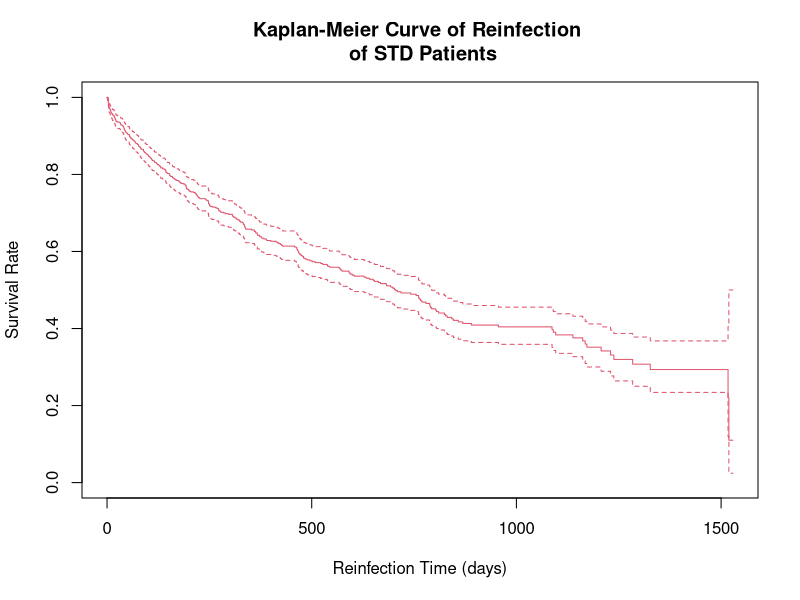
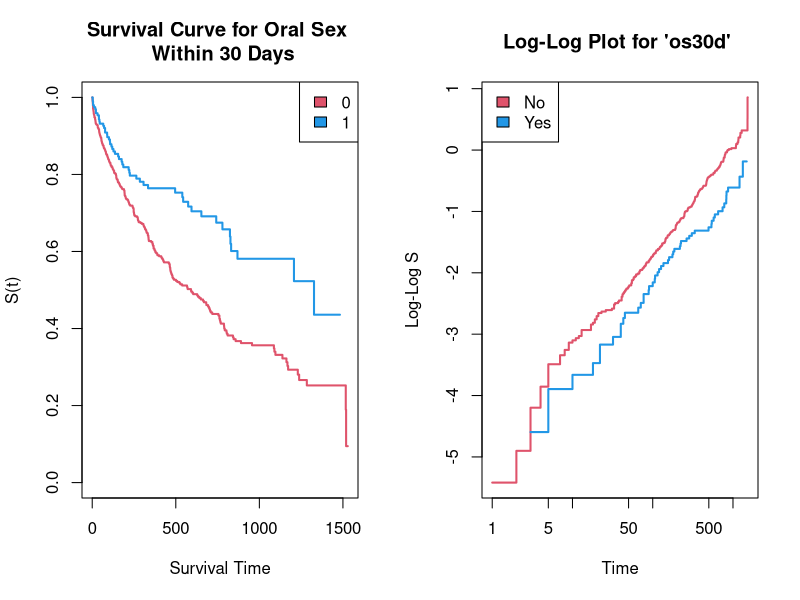
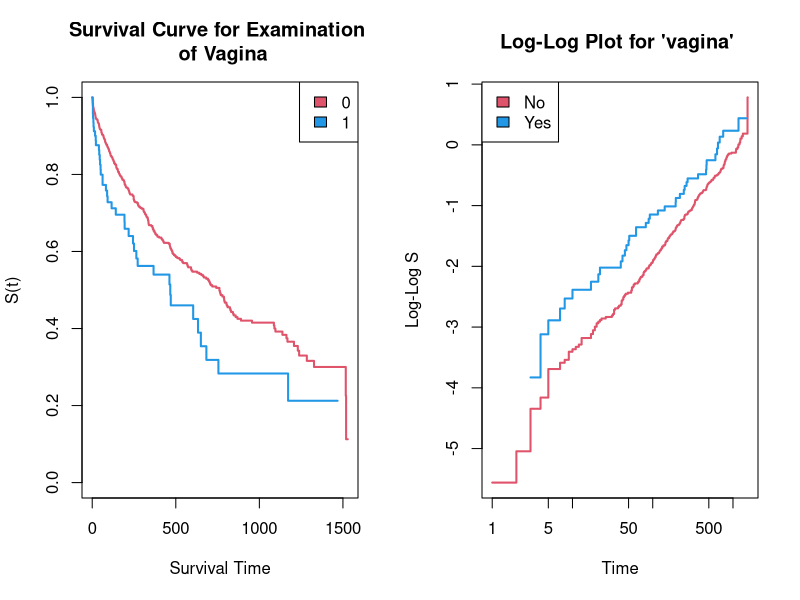
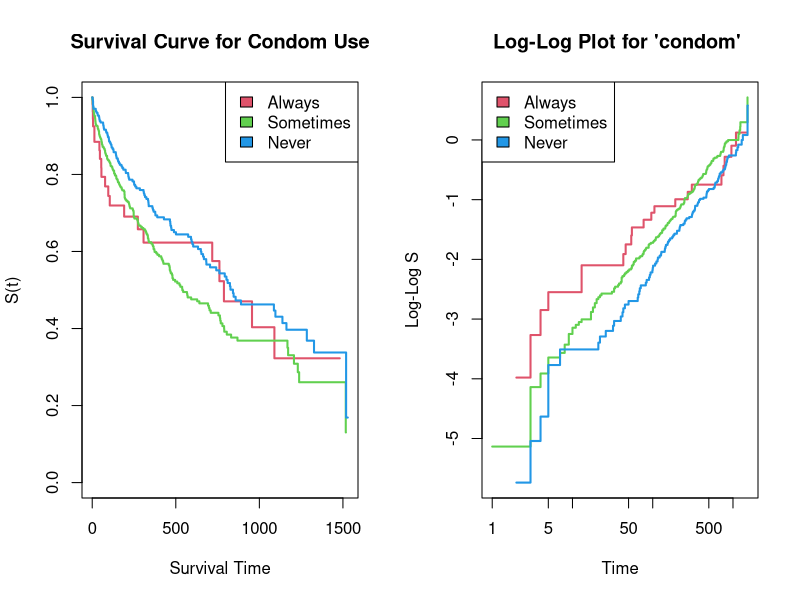
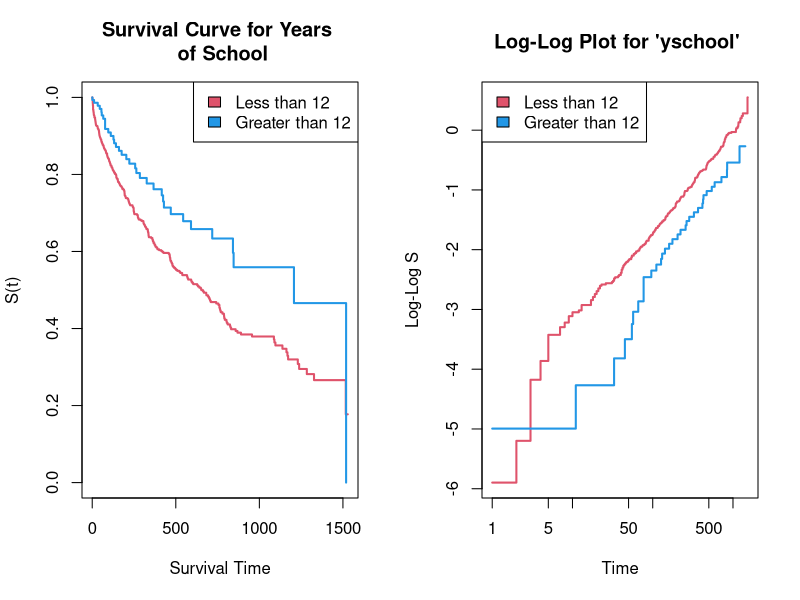
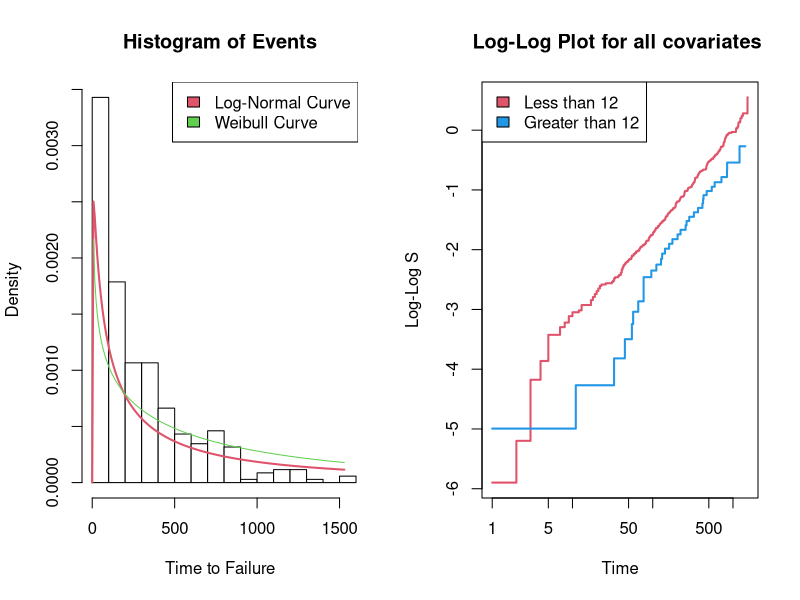
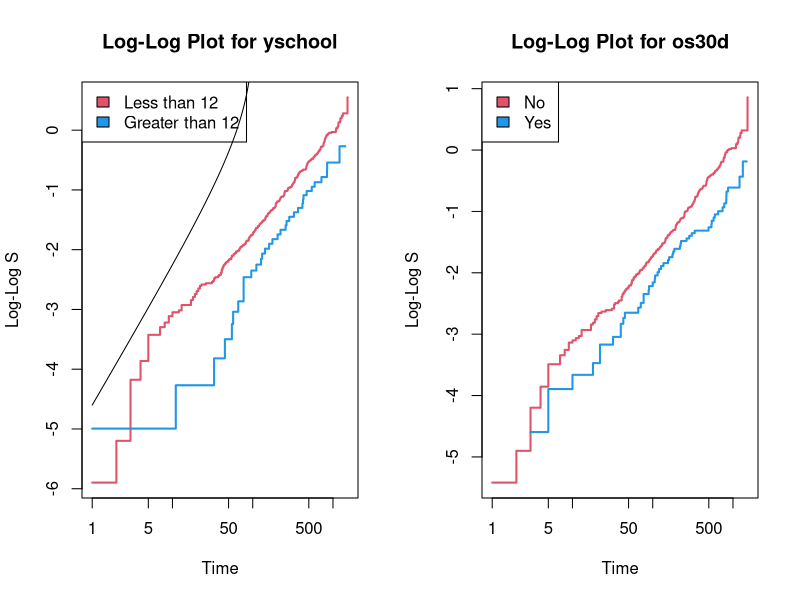
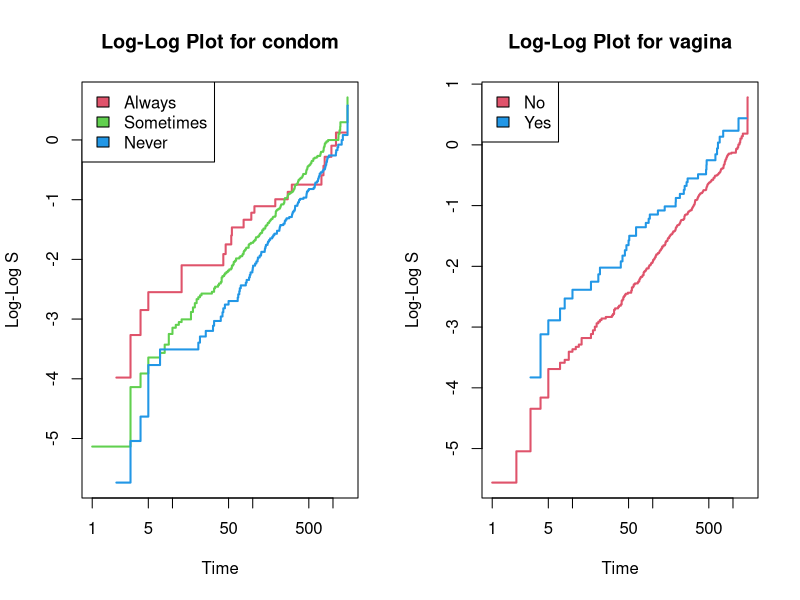

These figures' R source, in order: (Note: this script raises an error after producing the figures.)
## ---- chunk 1
knitr::opts_chunk$set(echo = TRUE)
library(survival)
library(KMsurv)
## ---- chunk 2
data("std")
std.new <- subset(std, select = -race)
std.surv <- Surv(std.new$time, std.new$rinfct)
std.fit <- survfit(std.surv ~ 1)
plot(std.fit, xlab= "Reinfection Time (days)", ylab= "Survival Rate", 
     main = "Kaplan-Meier Curve of Reinfection \n of STD Patients", col=2)
## ---- chunk 3
#testing for significance of age
std.cox <- coxph(std.surv ~ age + yschool, data = std.new) #cox model w/ age and yschool
stdcox1 <- coxph(std.surv ~ yschool, data = std.new) #cox model w/ yschool 
lrt = 2*(std.cox$loglik[2]-stdcox1$loglik[2]) #likelihood ratio test statistic
pchisq(lrt, df=1, lower.tail = FALSE) 
#new model doesnt contain age
## ---- chunk 4
std.cox.test <- coxph(Surv(std.new$time, std.new$rinfct) ~ ., data = std.new)
stdcox1 <- coxph(Surv(std.new$time, std.new$rinfct) ~ yschool, data = std.new)
## ---- chunk 5
cox.zph(stdcox1, global = FALSE) #p-value = 0.809, model follows coxph
cox.zph(std.cox.test, global = FALSE) #all p-values > 0.05, model follows coxph
## ---- chunk 6
mod.reduc = stdcox1 #reduced model with only yschool
mod.fin = std.cox.test #full model with all covariates 
step(mod.reduc, scope = list(mod.reduc, upper = mod.fin))
## ---- chunk 7
#Final model outputted by AIC
new.cox = coxph(std.surv ~ yschool + os30d + vagina + condom + abdpain + dchexam, data = std.new)
summary(new.cox)
cox.zph(new.cox)
## ---- chunk 8
#new.cox1 has removed abdpain
new.cox1 <- coxph (std.surv ~ yschool + os30d + vagina + condom + dchexam, data = std.new)
#newcox2 has removed dchexam
new.cox2 <- coxph (std.surv ~ yschool + os30d + vagina + condom + abdpain, data = std.new)
lrt1 = 2*(new.cox$loglik[2]-new.cox1$loglik[2]) #test statistic of new.cox vs. new.cox1
lrt2 = 2*(new.cox$loglik[2]-new.cox2$loglik[2]) #test statistic of new.cox vs. new.cox2
pchisq(lrt1, df=1, lower.tail = FALSE)  
pchisq(lrt2, df=1, lower.tail = FALSE)
## ---- chunk 9
#new model has removed abdpain and dchexam, this is our final model
new.mod <- coxph(std.surv ~ yschool + os30d + vagina + condom, data=std.new)
cox.zph(new.mod)
## ---- chunk 10
summary(new.mod)
## ---- chunk 11
#converting into factor variables for cloglog plots
os30d.f <- factor(std.new$os30d, levels=c(0,1), labels=c("no","yes"))
vagina.f <- factor(std.new$vagina, levels=c(0,1), labels=c("no", "yes"))
condom.f <- factor(std.new$condom, levels=c(1,2,3), labels=c("always","sometimes","never"))
## ---- chunk 12
par(mfrow=c(1,2))
# Cox PH Plot of os30d:
std.surv <- Surv(std.new$time, std.new$rinfct)
plot(survfit(std.surv ~ os30d.f, data=std.new), xlab="Survival Time", ylab="S(t)", 
     main = "Survival Curve for Oral Sex \n Within 30 Days", lwd=2,col=c(2,4))
legend("topright", c("0", "1"), fill=c(2,4))
#log-log plot of os30d:
plot(survfit(std.surv~os30d.f, data = std.new), lwd=2, col=c(2,4), fun="cloglog",
     xlab="Time", ylab="Log-Log S", main= "Log-Log Plot for 'os30d' ")
legend("topleft",c("No", "Yes"),fill=c(2,4))
## ---- chunk 13
par(mfrow=c(1,2))
# Cox PH Plot of vagina:
fit.vagina <- coxph(std.surv ~ vagina.f, data = std.new)
plot(survfit(std.surv ~ vagina.f, data=std.new), xlab="Survival Time", ylab="S(t)", 
     main = "Survival Curve for Examination \n of Vagina", lwd=2,col=c(2,4))
legend("topright", c("0", "1"), fill=c(2,4))
#log-log plot of vagina.f:
plot(survfit(std.surv~vagina.f, data = std.new), lwd=2, col=c(2,4), fun="cloglog", 
     xlab="Time", ylab="Log-Log S", main= "Log-Log Plot for 'vagina' ")
legend("topleft",c("No", "Yes"),fill=c(2,4))
## ---- chunk 14
par(mfrow=c(1,2))
# Cox PH Plot of condom:
plot(survfit(std.surv ~ condom.f, data=std.new), xlab="Survival Time", ylab="S(t)", 
     main = "Survival Curve for Condom Use", lwd=2,col=c(2,3,4))
legend("topright", c("Always","Sometimes","Never"), fill=c(2,3,4))
#log-log plot of condom.f:
plot(survfit(std.surv~condom.f, data = std.new), lwd=2, col=c(2,3,4), fun="cloglog", 
     xlab="Time", ylab="Log-Log S", main= "Log-Log Plot for 'condom' ")
legend("topleft",c("Always", "Sometimes","Never"),fill=c(2,3,4))
## ---- chunk 15
#exploring interaction between os30d and condom
nointer <- coxph(std.surv ~ os30d.f + condom.f, data=std.new)
inter <- coxph(std.surv ~ os30d.f + condom.f + os30d.f*condom.f, data=std.new)
summary(nointer) #dof=3
summary(inter) #dof=5
inter.lrt = 2*(inter$loglik[2]-nointer$loglik[2]) 
pchisq(inter.lrt, df=2, lower.tail = FALSE)  
## ---- chunk 16
est <- print( max(std.fit$time[std.fit$time < 365])) 
summary(std.fit, std.fit$time[std.fit$time == est]) #to find 95% CI
## ---- chunk 17
less12 <- std.new$age[std.new$yschool <= 12]
great12 <- std.new$age[std.new$yschool > 12]
yschool.f <- ifelse(std.new$yschool <= 12, 1,2)
yschool.f <- factor(yschool.f, levels=c(1,2), labels=c("less than 12", "greater than 12"))
school.cox <- coxph(std.surv ~ yschool.f, data=std.new)
summary(school.cox)
## ---- chunk 18
par(mfrow=c(1,2))
#Cox PH Plot for yschool.f
plot(survfit(std.surv ~ yschool.f, data=std.new), xlab="Survival Time", ylab="S(t)", 
     main = "Survival Curve for Years \n of School", lwd=2,col=c(2,4))
legend("topright", c("Less than 12", "Greater than 12"), fill=c(2,4))
#test to see if model follows coxph assumption
cox.zph(school.cox) #follows coxph model
plot(survfit(std.surv~yschool.f, data = std.new), lwd=2, col=c(2,4), fun="cloglog", 
     xlab="Time", ylab="Log-Log S", main= "Log-Log Plot for 'yschool' ")
legend("topleft",c("Less than 12", "Greater than 12"),fill=c(2,4))
## ---- chunk 19
std.fit2 <- survfit(std.surv ~ yschool.f)
summary(std.fit2, std.fit2$time[std.fit2$time == est]) #to find 95% CI
## ---- chunk 20
std.fit3 <- survfit(std.surv ~ yschool.f + condom.f, data=std.new)
summary(std.fit3, std.fit3$time[std.fit3$time == est]) #to find 95% CI
## ---- chunk 21
summary(new.mod)
## ---- chunk 22
#creating parametric models: weibull, exponential, log-normal
w.mod <- survreg(formula = std.surv ~ yschool.f + os30d.f + vagina.f + condom.f, 
                 data = std.new, dist = "weibull")
e.mod <- survreg(formula = std.surv ~ yschool.f + os30d.f + vagina.f + condom.f, 
                 data = std.new, dist = "exponential")
log.mod <- survreg(formula = std.surv ~ yschool.f + os30d.f + vagina.f + condom.f, 
                   data = std.new, dist = "lognormal")
anova(e.mod, w.mod) #p-value 6.223076e-10 means weibull is better
anova(e.mod, log.mod) #p-value 5.401376e-08 means log.mod is better 
anova(w.mod, log.mod)  #no p-value bc the dof were the same
## ---- chunk 23
#plot weibull and log on histogram to see which one is better
fts <- seq(0,1529,length=200) 
hist(std.new$time[std.new$rinfct ==1], breaks=15,col="white", xlab="Time to Failure", 
     main="Histogram of Events", probability = TRUE, xlim=c(0,1550)) 
lines(fts, dlnorm(fts, meanlog= log.mod$icoef[1], sdlog=exp(log.mod$icoef[2])), lwd=2, col=2) 
lines(fts, dweibull(fts, shape= 1/w.mod$scale, scale=exp(w.mod$icoef[1])), col=3)
legend("topright",c("Log-Normal Curve", "Weibull Curve"),fill=c(2,3))

#clogclog plot with all the variables 
plot(survfit(std.surv~yschool.f, data = std.new), lwd=2, col=c(2,4,3,5), fun="cloglog", 
     xlab="Time", ylab="Log-Log S", main= "Log-Log Plot for all covariates ")
legend("topleft",c("Less than 12", "Greater than 12"),fill=c(2,4,3,5))

## ---- chunk 24
#creating two models with lognormal and weibull distribution
amlfit <- survreg(Surv(time,rinfct)~yschool.f,data=std.new,dist="lognormal")
amlwfit <- survreg(Surv(time,rinfct)~yschool.f,data=std.new,dist="weibull")
# clog-log plots to check weibull vs log distribution (one for each covariate)
ps <- seq(0.01,0.99,by=0.01)

#cloglog for yschool
plot(survfit(Surv(time,rinfct)~yschool.f, data = std.new), lwd=2, col=c(2,4), fun="cloglog", xlab="Time", ylab="Log-Log S", main= "Log-Log Plot for yschool")
legend("topleft",c("Less than 12", "Greater than 12"),fill=c(2,4))

#breaking apart the lines to troubleshoot
lines(log(-log(1-ps))) #this plots as the log curve
#these 2 lines plot as a straight line on the y=0 axis and are not plotting correctly
lines(predict(amlwfit,data.frame(x=yschool.f[1:877]),type="quantile",p=ps), col=3)
lines(predict(amlwfit,data.frame(x=yschool.f[1:877]),type="quantile",p=ps), col=6)

#lines(predict(amlwfit,data.frame(x=std.new$yschool),type="quantile",p=ps),log(-log(1-ps)),lwd=3,col="purple",lty=5)
#lines(predict(amlwfit,data.frame(x=std.new$yschool),type="quantile",p=ps),log(-log(1-ps)),lwd=3,col="green",lty=5)
## ---- chunk 25
plot(survfit(std.surv~os30d.f, data = std.new), lwd=2, col=c(2,4), fun="cloglog", xlab="Time", ylab="Log-Log S", main= "Log-Log Plot for os30d")
legend("topleft",c("No", "Yes"),fill=c(2,4))
## ---- chunk 26
plot(survfit(std.surv~condom.f, data = std.new), lwd=2, col=c(2,3,4), fun="cloglog", xlab="Time", ylab="Log-Log S", main= "Log-Log Plot for condom")
legend("topleft",c("Always", "Sometimes","Never"),fill=c(2,3,4))
## ---- chunk 27
plot(survfit(std.surv~vagina.f, data = std.new), lwd=2, col=c(2,4), fun="cloglog", xlab="Time", ylab="Log-Log S", main= "Log-Log Plot for vagina")
legend("topleft",c("No", "Yes"),fill=c(2,4))
## ---- chunk 28
w.mod.condom <- survreg(Surv(time, rinfct) ~ condom, data = std.new, dist = "weibull")
w.mod <- survreg(formula = std.surv ~ yschool.f + os30d.f + vagina.f + condom.f, data = std.new, dist = "weibull")
w.mod2 <- survreg(formula = std.surv ~ yschool + os30d + vagina + condom, data = std.new, dist = "weibull")
log.mod <- survreg(formula = std.surv ~ yschool.f + os30d.f + vagina.f + condom.f, data = std.new, dist = "lognormal")
## ---- chunk 29
#further analysis with best parametric model
summary(log.mod)
anova(log.mod)
mean.log <- mean(log.mod$linear.predictors)
sd.log <- sd(log.mod$linear.predictors)
plot(fts,plnorm(fts,meanlog=mean.log ,sdlog=sd.log, lower.tail = FALSE),
xlab="Days",ylab="S(t)", main="Log-Normal Distriubution of Survival Rates ", type="l", lwd=2, col=4)
